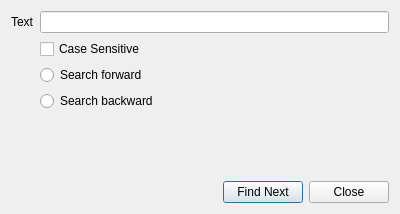
<?xml version="1.0" encoding="UTF-8"?>
<ui version="4.0">
 <class>SearchDialog</class>
 <widget class="QDialog" name="SearchDialog">
  <property name="windowModality">
   <enum>Qt::ApplicationModal</enum>
  </property>
  <property name="geometry">
   <rect>
    <x>0</x>
    <y>0</y>
    <width>400</width>
    <height>214</height>
   </rect>
  </property>
  <property name="windowTitle">
   <string>Search</string>
  </property>
  <layout class="QVBoxLayout" name="verticalLayout">
   <item>
    <layout class="QFormLayout" name="formLayout">
     <property name="sizeConstraint">
      <enum>QLayout::SetDefaultConstraint</enum>
     </property>
     <item row="0" column="0">
      <widget class="QLabel" name="label">
       <property name="accessibleDescription">
        <string notr="true"/>
       </property>
       <property name="text">
        <string>Text</string>
       </property>
      </widget>
     </item>
     <item row="1" column="1">
      <widget class="QCheckBox" name="cbCaseSensitive">
       <property name="accessibleDescription">
        <string notr="true"/>
       </property>
       <property name="text">
        <string>Case Sensitive</string>
       </property>
      </widget>
     </item>
     <item row="2" column="1">
      <widget class="QRadioButton" name="rbForward">
       <property name="accessibleDescription">
        <string notr="true"/>
       </property>
       <property name="text">
        <string>Search forward</string>
       </property>
      </widget>
     </item>
     <item row="3" column="1">
      <widget class="QRadioButton" name="rbBackward">
       <property name="accessibleDescription">
        <string notr="true"/>
       </property>
       <property name="text">
        <string>Search backward</string>
       </property>
      </widget>
     </item>
     <item row="0" column="1">
      <widget class="QLineEdit" name="edPattern">
       <property name="accessibleDescription">
        <string notr="true"/>
       </property>
      </widget>
     </item>
    </layout>
   </item>
   <item>
    <layout class="QHBoxLayout" name="horizontalLayout">
     <item>
      <spacer name="horizontalSpacer">
       <property name="orientation">
        <enum>Qt::Horizontal</enum>
       </property>
       <property name="sizeHint" stdset="0">
        <size>
         <width>40</width>
         <height>20</height>
        </size>
       </property>
      </spacer>
     </item>
     <item>
      <widget class="QPushButton" name="btnFindNext">
       <property name="accessibleDescription">
        <string notr="true"/>
       </property>
       <property name="text">
        <string>Find Next</string>
       </property>
       <property name="default">
        <bool>true</bool>
       </property>
      </widget>
     </item>
     <item>
      <widget class="QPushButton" name="btnClose">
       <property name="accessibleDescription">
        <string notr="true"/>
       </property>
       <property name="text">
        <string>Close</string>
       </property>
      </widget>
     </item>
    </layout>
   </item>
  </layout>
 </widget>
 <tabstops>
  <tabstop>edPattern</tabstop>
  <tabstop>cbCaseSensitive</tabstop>
  <tabstop>rbForward</tabstop>
  <tabstop>rbBackward</tabstop>
  <tabstop>btnFindNext</tabstop>
  <tabstop>btnClose</tabstop>
 </tabstops>
 <resources/>
 <connections/>
</ui>
